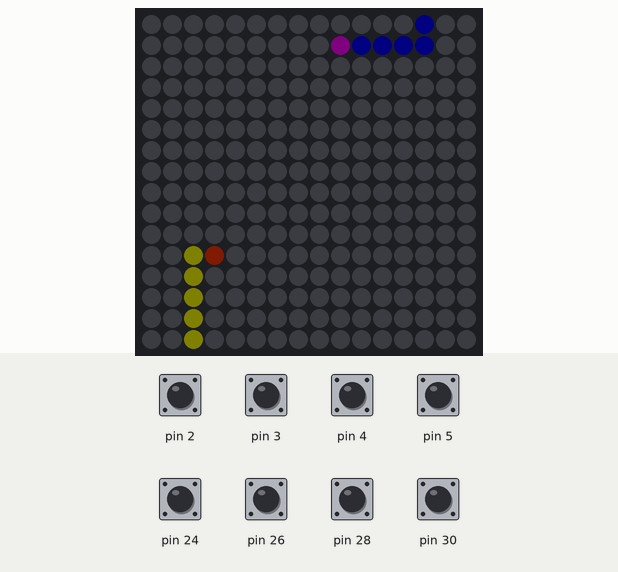
Simulated run of this sketch. Board: Arduino Mega 2560, built with avr-gcc and run on an emulated ATmega2560. Shown: 16×16 RGB LED matrix (first LED top left, wired row by row). The test bench sets the inputs (shaded band); at power-on: pin 2–5, pin 24, pin 26, pin 28, pin 30 HIGH. Dim RGB values are drawn brighter than linear; random numbers use the default seed unless the sketch sets one; what the sketch prints to the serial monitor is not drawn.

Above: at 1.2 s.
1.3 s: pin 2 pulled LOW for 0.15 s
At 1.95 s:
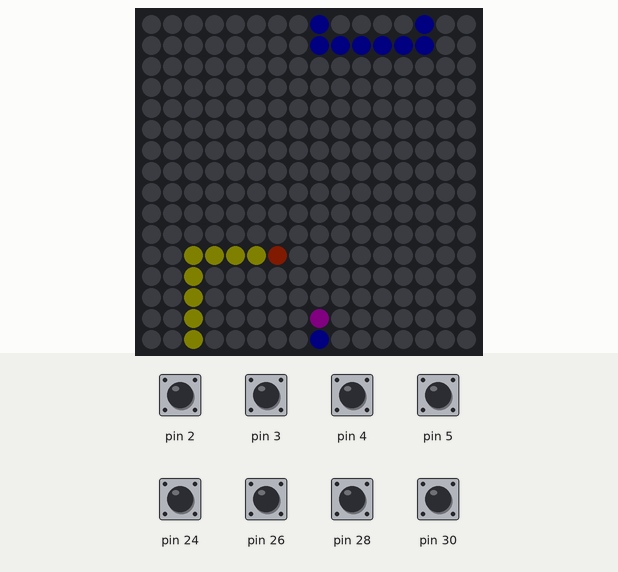
2.0 s: pin 3 pulled LOW for 0.15 s
At 2.2 s:
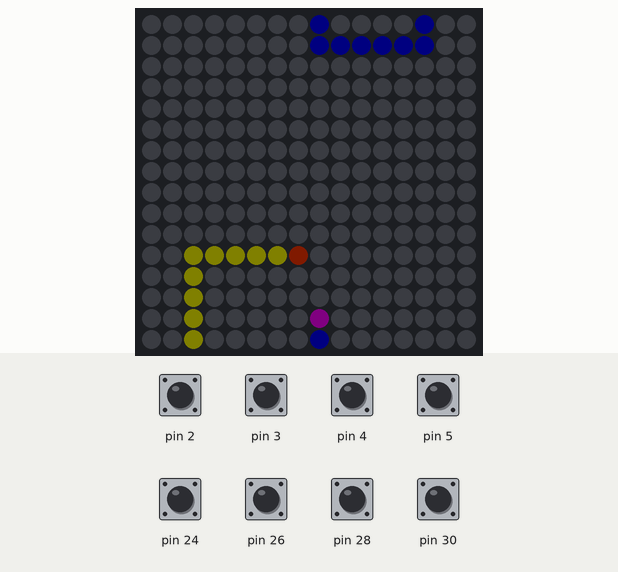
2.7 s: pin 4 pulled LOW for 0.15 s
At 3.03 s:
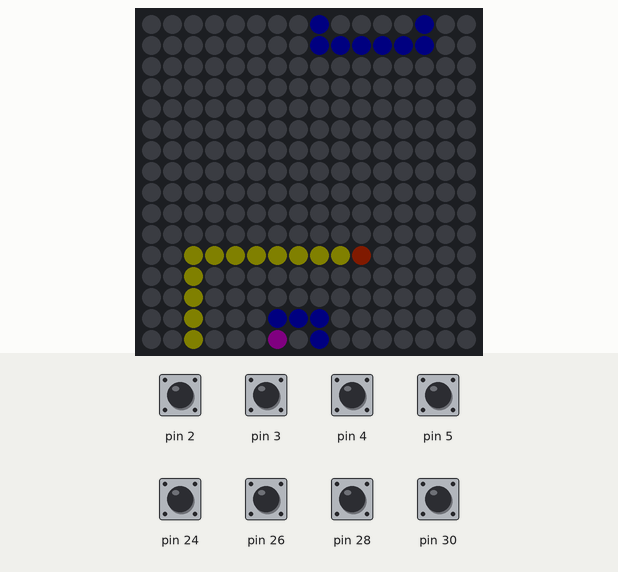
3.4 s: pin 5 pulled LOW for 0.15 s
At 6.6 s:
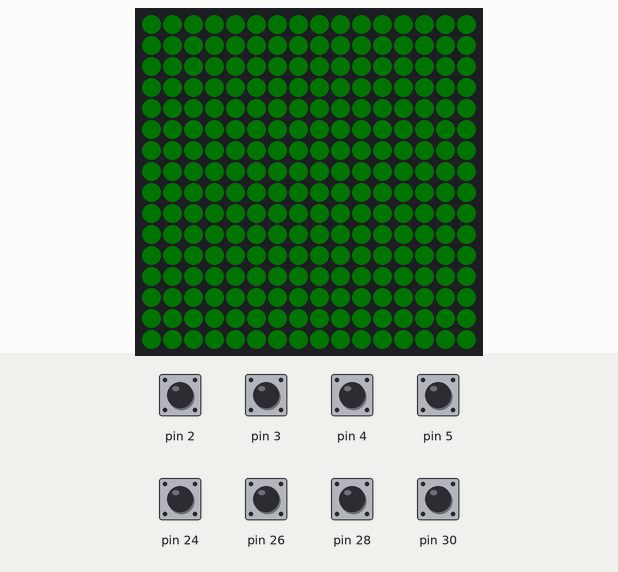
7.1 s: pin 24 pulled LOW for 1 s
At 8.28 s:
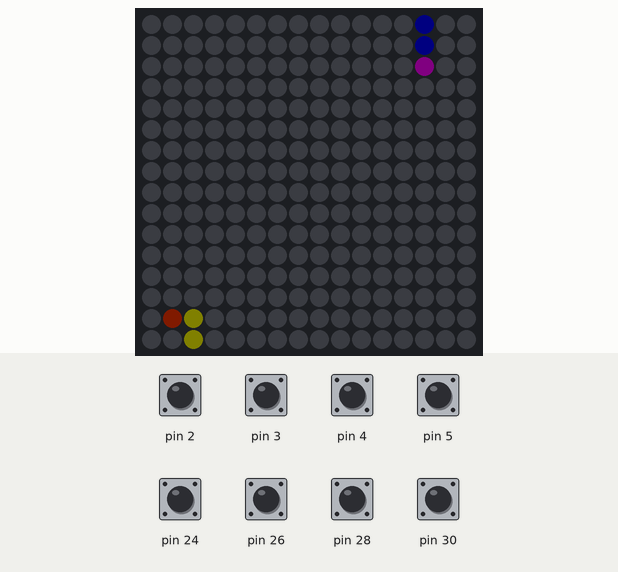
8.7 s: pin 26 pulled LOW for 0.15 s
At 11.73 s:
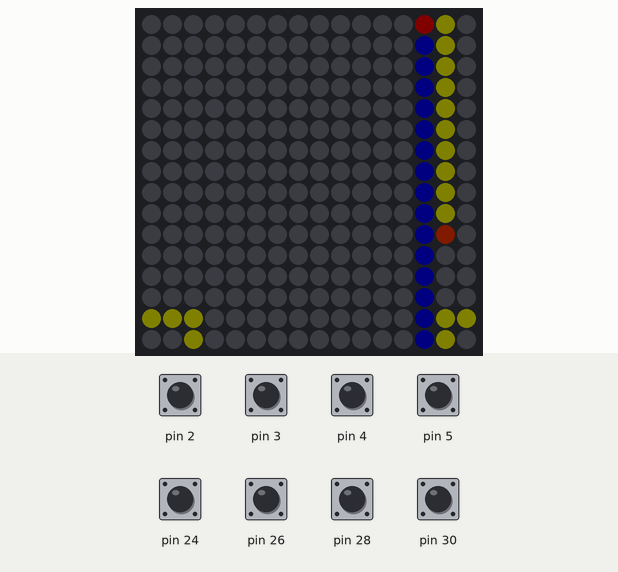

The sketch:

Light_Bike.ino
```cpp
#include <Adafruit_GFX.h>
#include <Adafruit_NeoMatrix.h>
#include <Adafruit_NeoPixel.h>
#ifndef PSTR
#define PSTR // Make Arduino Due happy
#endif
#define PIN 9
Adafruit_NeoMatrix matrix = Adafruit_NeoMatrix(16, 16, PIN,

  NEO_MATRIX_BOTTOM     + NEO_MATRIX_RIGHT +

  NEO_MATRIX_COLUMNS + NEO_MATRIX_ZIGZAG,

  NEO_GRB            + NEO_KHZ800);

uint16_t colors[] = {
  matrix.Color(255, 255, 255), matrix.Color(0, 255, 0)
};
double framerate = 300l;
double delaytime = 1000000/framerate;
void setup() {
  // put your setup code here, to run once:
  Serial.begin(9600);
  matrix.begin();
  matrix.setTextWrap(false);
  matrix.setBrightness(5);
  matrix.setTextColor(colors[0]);
  pinMode(2, INPUT_PULLUP);
  pinMode(3, INPUT_PULLUP);
  pinMode(4, INPUT_PULLUP);
  pinMode(5, INPUT_PULLUP);
  pinMode(6, INPUT_PULLUP);
  pinMode(22, INPUT_PULLUP);
  pinMode(24, INPUT_PULLUP);
  pinMode(26, INPUT_PULLUP);
  pinMode(28, INPUT_PULLUP);
  pinMode(30, INPUT_PULLUP);
}

unsigned long loopstart = 0;
float xp1 = 2;
float yp1 = 14;
float prevXp1 = 2;
float prevYp1 = 15;
int dirp1 = 2;
int pixelNumberp1;
float p1timera = 0;
float p1timerb = 0;
float xp2 = 13;
float yp2 = 1;
float prevXp2 = 13;
float prevYp2 = 0;
int dirp2 = 1;
int pixelNumberp2;
float spood = 0.07;
int timeout = 0;
int tiles = 0;
void loop() {
  //Auto mode
  if (timeout > 1) timeout--;
  else
  {
    if(random(1, 20) == 1)
    {
    if(random(1, 3) == 1)
    {
    dirp1 = 4;
    }
    else{
    dirp1 = 2;
    }
    }
if(random(1, 20) == 1)
    {
    if(random(1, 3) == 1)
    {
   dirp2 = 1;
    }
    else{
   dirp2 = 3;
  }
    }
  }
//Controls
  if(digitalRead(2) == false && dirp2 != 3)
  {
    timeout = 500;
    dirp2 = 2;
    //dirp1 = 3;
  }
  if(digitalRead(3) == false && dirp2 != 4)
  {
    timeout = 500;
    dirp2 = 1;
    //dirp1 = 4;
  }
  if(digitalRead(4) == false && dirp2 != 2)
  {
    timeout = 500;
    dirp2 = 3;
    //dirp1 = 2;
  }
  if(digitalRead(5) == false && dirp2 != 1)
  {
    timeout = 500;
    dirp2 = 4;
    //dirp1 = 1;
  }
  switch(dirp1)
  {
    case 1:
      xp1 = xp1 - spood;
      break;
    case 2:
      yp1 = yp1 - spood;
      break;
    case 3:
      yp1 = yp1 + spood;
      break;
    case 4:
      xp1 = xp1 + spood;
      break;
  }
  Serial.println(digitalRead(24));
  if(digitalRead(30) == false && dirp1 != 3)
  {
    timeout = 500;
    dirp1 = 2;
  }
  if(digitalRead(24) == false && dirp1 != 4)
  {
    timeout = 500;
    dirp1 = 1;
  }
  if(digitalRead(26) == false && dirp1 != 2)
  {
    timeout = 500;
    dirp1 = 3;
  }
  if(digitalRead(28) == false && dirp1 != 1)
  {
    timeout = 500;
    dirp1 = 4;
  }
  switch(dirp2)
  {
    case 1:
      xp2 = xp2 - spood;
      break;
    case 2:
      yp2 = yp2 - spood;
      break;
    case 3:
      yp2 = yp2 + spood;
      break;
    case 4:
      xp2 = xp2 + spood;
      break;
  }


  if(xp1 > 15) xp1 = 0;
  if(xp1 < 0) xp1 = 15;
  if(yp1 > 15) yp1 = 0;
  if(yp1 < 0) yp1 = 15;
  if(xp2 > 15) xp2 = 0;
  if(xp2 < 0) xp2 = 15;
  if(yp2 > 15) yp2 = 0;
  if(yp2 < 0) yp2 = 15;


  if(round(prevXp1) != round(xp1) || round(prevYp1) != round(yp1))
  {
  matrix.drawPixel(round(prevXp1), round(prevYp1),matrix.Color(255,255,0));
  tiles++;
  }
  prevXp1 = xp1;
  prevYp1 = yp1;
  loopstart = micros();
  if (round(xp1) % 2 == 1)  // if y is odd
  pixelNumberp1 = (abs(round(xp1) - 15) * 16) + (15 - abs(round(yp1)));
  else  //y is even
  pixelNumberp1 = (abs(round(xp1) - 15) * 16) + abs((round(yp1)));

  if(round(prevXp2) != round(xp2) || round(prevYp2) != round(yp2))
  {
  matrix.drawPixel(round(prevXp2), round(prevYp2),matrix.Color(0,0,255));
  tiles++;
  }
  prevXp2 = xp2;
  prevYp2 = yp2;
  loopstart = micros();
  if (round(xp2) % 2 == 1)  // if y is odd
  pixelNumberp2 = (abs(round(xp2) - 15) * 16) + (15 - abs(round(yp2)));
  else  //y is even
  pixelNumberp2 = (abs(round(xp2) - 15) * 16) + abs((round(yp2)));
  matrix.show();
  if(matrix.getPixelColor(pixelNumberp1) == 14013696 || matrix.getPixelColor(pixelNumberp1) == 213)
  {
    dirp1 = 0;
    dirp2 = 0;
    for(int i = 1; i < 10; i++)
    {
      matrix.setPixelColor(pixelNumberp1, 255, 0, 0);
      matrix.show();
      delay(100);
      matrix.setPixelColor(pixelNumberp1, 255, 127, 0);
      matrix.show();
      delay(100);
    }
    if(matrix.getPixelColor(pixelNumberp2) == 13969920 || matrix.getPixelColor(pixelNumberp2) == 14013696 || pixelNumberp1 == pixelNumberp2)
    {
    matrix.fillScreen(matrix.Color(127, 0, 0));
    }
    else
    {
    matrix.fillScreen(matrix.Color(0, 0, 127));
    }
    while(tiles > 250) {}
    matrix.show();
    delay(2000);
    reset();
  }
  matrix.drawPixel(round(xp1), round(yp1),matrix.Color(255,127,0));

  if(matrix.getPixelColor(pixelNumberp2) == 213 || matrix.getPixelColor(pixelNumberp2) == 14013696)
  {
    dirp2 = 0;
    dirp1 = 0;
    for(int i = 1; i < 10; i++)
    {
      matrix.setPixelColor(pixelNumberp2, 255, 0, 0);
      matrix.show();
      delay(100);
      matrix.setPixelColor(pixelNumberp2, 127, 0, 255);
      matrix.show();
      delay(100);
    }
    matrix.fillScreen(matrix.Color(127, 127, 0));
    while(tiles > 250) {}
    matrix.show();
    delay(2000);
    reset();
  }
  matrix.drawPixel(round(xp2), round(yp2),matrix.Color(255, 0, 255));

  if(delaytime > micros() - loopstart){

    delayMicroseconds(delaytime - (micros() - loopstart));

  }
  Serial.println(matrix.getPixelColor(5));

}

void reset() {
  matrix.fillScreen(0);
  xp1 = 2;
  yp1 = 14;
  prevXp1 = 2;
  prevYp1 = 15;
  dirp1 = 2;
  pixelNumberp1;
  p1timera = 0;
  p1timerb = 0;
  xp2 = 13;
  yp2 = 1;
  prevXp2 = 13;
  prevYp2 = 0;
  dirp2 = 3;
  pixelNumberp2;
  spood = 0.07;
  tiles = 0;
}
```
